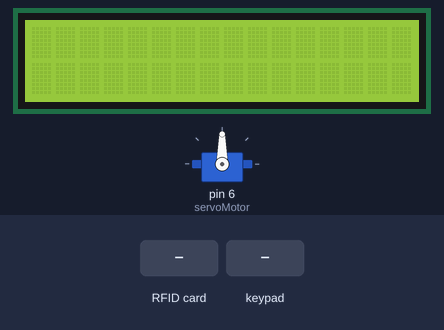
Simulated run of this sketch. Board: Arduino Uno, built with avr-gcc and run on an emulated ATmega328P. Parts: 16×2 character LCD, servo. The inputs (shaded band) are chosen by the test bench. What the sketch prints to the serial monitor is not drawn.

Above: at 1.3 s.
1.4 s: RFID card 47 A0 7B 52 held to the reader
At 1.53 s:
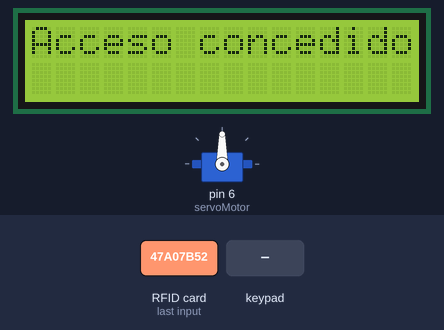
3.1 s: keypad keys 2 3 4 5 pressed 0.4 s apart
At 4.8 s:
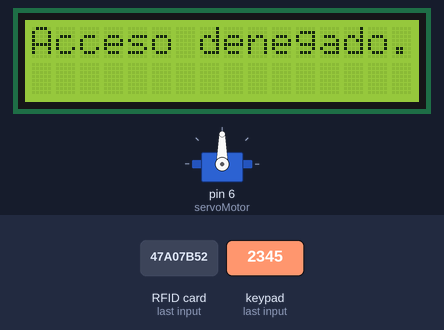
7.7 s: keypad keys 1 2 3 4 pressed 0.4 s apart
At 12.2 s:
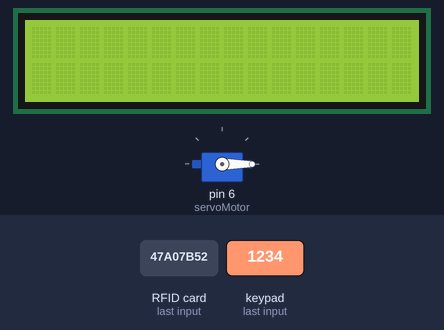
12.3 s: key '*' pressed
14.0 s: RFID card 5E 7A 19 C4 held to the reader
At 15.2 s:
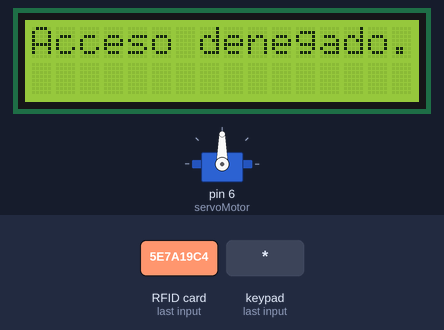
15.5 s: key '#' pressed
Timing chart, 0 to 18.5 s (numbered marks = the images above; inputs shaded):
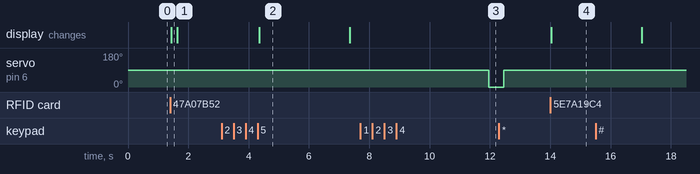

Measured:
- after the input at 1.4 s, the display: changes at once (image 1)
- after the input at 3.1 s, the display: changes after 1.3 s (image 2)
- after the input at 7.7 s, servo on pin 6 (servoMotor): 90° → 0° after 4.3 s
- after the input at 14.0 s, the display: changes at once (image 4)
- what the display in image 2 shows lasts 3.0 s, from 4.4 s to 7.4 s

The sketch:

tecladomatricialv2.ino
```cpp
#include <Servo.h>

#include <Key.h>
#include <Keypad.h>

#include <LiquidCrystal.h>

#include <SPI.h>
#include <MFRC522.h>


#define RST_PIN  9    //Pin 9 para el reset del RC522
#define SS_PIN  10   //Pin 10 para el SS (SDA) del RC522
MFRC522 mfrc522(SS_PIN, RST_PIN); ///Creamos el objeto para el RC522
#include <LiquidCrystal_I2C.h>
#include <Wire.h>
LiquidCrystal_I2C lcd(0x27,16,2);

const byte rowsCount = 4;
const byte columsCount = 3;
 char password[]="1234";  //Contraseña de 4 dígitos
char clave[4];            //Aqui guardamos los caracteres presionados en el teclado
int conteo=0;
char keys[rowsCount][columsCount] = {
   { '1','2','3'},
   { '4','5','6'},
   { '7','8','9'},
   { '*','0','#'}
};
const byte rowPins[rowsCount] = { 2, 3, 4, 5 };
const byte columnPins[columsCount] = { A0, 7, 8 };

Keypad keypad = Keypad(makeKeymap(keys), rowPins, columnPins, rowsCount, columsCount);

Servo servoMotor;

void setup() {
  Serial.begin(9600); //Iniciamos La comunicacion serial
  SPI.begin();        //Iniciamos el Bus SPI
  mfrc522.PCD_Init(); // Iniciamos el MFRC522
  Serial.println("Control de acceso:");
  pinMode(LED_BUILTIN, OUTPUT);
  lcd.init(); //initialize the lcd
  lcd.backlight(); //open the backlight
//servo setup
servoMotor.attach(6);
}

bool accessControlCount;

byte ActualUID[4]; //almacenará el código del Tag leído
byte Usuario1[4]= { 0x47, 0xA0, 0x7B, 0x52   } ; //código del usuario 1
byte Usuario2[4]= {0x04, 0x62, 0xCA, 0xA2, } ; //código del usuario 2

void loop() {
char tecla = keypad.getKey(); //se alamacena en la variable "tecla" el caracter presionado


  if ( mfrc522.PICC_IsNewCardPresent())
        {
      //Seleccionamos una tarjeta
            if ( mfrc522.PICC_ReadCardSerial())
            {

                  // Enviamos serialemente su UID
                  Serial.print(F("Card UID:"));
                  for (byte i = 0; i < mfrc522.uid.size; i++) {
                          Serial.print(mfrc522.uid.uidByte[i] < 0x10 ? " 0" : " ");
                          Serial.print(mfrc522.uid.uidByte[i], HEX);
                          ActualUID[i]=mfrc522.uid.uidByte[i];
                  }
                  Serial.print("     ");
                  //comparamos los UID para determinar si es uno de nuestros usuarios
                  if(compareArray(ActualUID,Usuario1) ||clave[0]==password[0]&&clave[1]==password[1]&&clave[2]==password[2]&&clave[3]==password[3]){
                    switch(accessControlCount){
                      case 0:
                        Serial.println("Acceso concedido...");
                        lcd.println("Acceso concedido...");
                        delay(200);
                        lcd.clear();
                        servoMotor.write(90);
                        accessControlCount = 1;
                        break;
                      default:
                        Serial.println("esta en 1");
                        servoMotor.write(0);
                        accessControlCount = 0;
                        break;
                    }

                  }
                  else if(compareArray(ActualUID,Usuario2)||clave[0]==password[0]&&clave[1]==password[1]&&clave[2]==password[2]&&clave[3]==password[3]){
                    Serial.println("Acceso concedido...");
                    lcd.println("Acceso concedido...");
                    delay(3000);
                    lcd.clear();

                    servoMotor.write(90);
            }
                  else{
                    Serial.println("Acceso denegado...");
                     lcd.println("Acceso denegado...");
                      delay(3000);
                       lcd.clear();


                  }
                  // Terminamos la lectura de la tarjeta tarjeta  actual
                  mfrc522.PICC_HaltA();

            }

  }


 /* teclado */
  if (tecla != NO_KEY)         //¿Se ha presionado alguna tecla?
  {
    clave[conteo]=tecla;          //Almacenamos caracter por caracter en el arreglo clave[]
    lcd.println(clave[conteo]);    //Se muestra en el puerto serial la tecla presionada
    Serial.println(clave[conteo]);
    lcd.clear();

    conteo=conteo+1;              //Se incremente en 1 la variable conteo
    if(conteo==4)  //Si 4 teclas fueron presionadas se verifica si la clave es la correcta o no
    {
      if(clave[0]==password[0]&&clave[1]==password[1]&&clave[2]==password[2]&&clave[3]==password[3])
      {
           Serial.println("Acceso concedido...");
        delay(3000);
        lcd.clear();
        servoMotor.write(0);
        delay(500);
        servoMotor.write(90);
        //Suena un solo bip en el buzzer indicando que la calve es correcta
        //Activamos el módulo relay durante 3 segundos para la apertura de una puerta
        conteo=0;//Seteamos la variable conteo al valor 0
      }
      //Si la clave es incorrecta sonará dos veces el buzzer
      if (conteo!=0){
           lcd.println("Acceso denegado...");
        delay(3000);
        lcd.clear();
      }
      conteo=0;  //Seteamos la variable conteo al valor 0
    }
  }
}

//Función para comparar dos vectores
 boolean compareArray(byte array1[],byte array2[])
{
  if(array1[0] != array2[0])return(false);
  if(array1[1] != array2[1])return(false);
  if(array1[2] != array2[2])return(false);
  if(array1[3] != array2[3])return(false);
  return(true);
}
```
